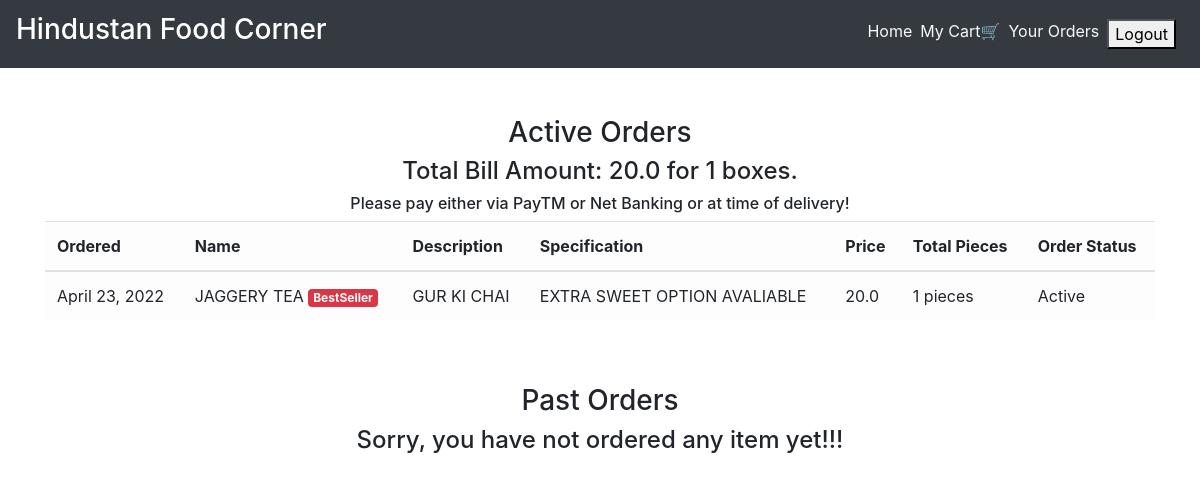
/order_details/ (signed in), run on the app's committed database.
### main/models.py (models this page shows, shortened)
class CartItems(models.Model):
    ORDER_STATUS = (
        ('Active', 'Active'),
        ('Delivered', 'Delivered')
    )
    user = models.ForeignKey(User, on_delete=models.CASCADE)
    item = models.ForeignKey(Item, on_delete=models.CASCADE)
    ordered = models.BooleanField(default=False)
    quantity = models.IntegerField(default=1)
    ordered_date = models.DateField(default=timezone.now)
    status = models.CharField(max_length=20, choices=ORDER_STATUS, default='Active')
    delivery_date = models.DateField(default=timezone.now)
    class Meta:
        verbose_name = 'Cart Item'
        verbose_name_plural = 'Cart Items'

class Item(models.Model):
    LABELS = (
        ('BestSeller', 'BestSeller'),
        ('New', 'New'),
        ('Spicy🔥', 'Spicy🔥'),
    )
    LABEL_COLOUR = (
        ('danger', 'danger'),
        ('success', 'success'),
        ('primary', 'primary'),
        ('info', 'info')
    )
    title = models.CharField(max_length=150)
    description = models.CharField(max_length=250,blank=True)
    price = models.FloatField()
    pieces = models.IntegerField(default=6)
    instructions = models.CharField(max_length=250,default="Jain Option Available")
    image = models.ImageField(default='default.png', upload_to='images/')
    labels = models.CharField(max_length=25, choices=LABELS, blank=True)
    label_colour = models.CharField(max_length=15, choices=LABEL_COLOUR, blank=True)
    slug = models.SlugField(default="sushi_name")
    created_by = models.ForeignKey(User, on_delete=models.CASCADE)

### main/views.py (the view)
# urls.py: path('order_details/', views.order_details, name='order_details'),
@login_required
def order_details(request):
    items = CartItems.objects.filter(user=request.user, ordered=True,status="Active").order_by('-ordered_date')
    cart_items = CartItems.objects.filter(user=request.user, ordered=True,status="Delivered").order_by('-ordered_date')
    bill = items.aggregate(Sum('item__price'))
    number = items.aggregate(Sum('quantity'))
    pieces = items.aggregate(Sum('item__pieces'))
    total = bill.get("item__price__sum")
    count = number.get("quantity__sum")
    total_pieces = pieces.get("item__pieces__sum")
    context = {
        'items':items,
        'cart_items':cart_items,
        'total': total,
        'count': count,
        'total_pieces': total_pieces
    }
    return render(request, 'main/order_details.html', context)

### main/templatetags/get_group.py (called while the page is built)
@register.filter(name='has_group')
def has_group(user, group_name):
    return user.groups.filter(name=group_name).exists()

### main/templates/main/order_details.html
{% extends "main/layout.html" %}
{% block content %}
<div class="cart">
    <div class="container">
        <div class="row">
            <div class="col-sm-12 mt-5">
                <h3 class="text-center">Active Orders</h3>
                {% if items %}
                <h4 class="text-center">Total Bill Amount: {{total}} for {{ count }} boxes.</h4>
                <h6 class="text-center">Please pay either via PayTM or Net Banking or at time of delivery!</h6>
                <div class="table-responsive">
                    <table class="table table-light">
                        <thead>
                        <tr>
                            <th scope="col">Ordered</th>
                            <th scope="col">Name</th>
                            <th scope="col">Description</th>
                            <th scope="col">Specification</th>
                            <th scope="col">Price</th>
                            <th scope="col">Total Pieces</th>
                            <th scope="col">Order Status</th>
                        </tr>
                        </thead>
                        <tbody>
                            {% for item_active in items %}
                        <tr>
                            <td>{{ item_active.ordered_date }}</td>
                            <td>{{ item_active.item.title }} <span class="badge badge-{{ item_active.item.label_colour }}">{{ item_active.item.labels }}</span></td>
                            <td>{{ item_active.item.description }}</td>
                            <td>{{ item_active.item.instructions }}</td>
                            <td>{{ item_active.item.price }}</td>
                            <td>{{ item_active.item.pieces }} pieces</td>
                            <td>{{ item_active.status }}</td>
                        </tr>
                            {% endfor %}
                        </tbody>
                    </table>
                </div>
                {% else %}
                <h4 class="text-center">Sorry, you have not ordered any item yet!!!</h4>
                {% endif %}
            </div>
        </div>
        <div class="row">
            <div class="col-sm-12 mt-5">
                <h3 class="text-center">Past Orders</h3>
                {% if cart_items %}
                <div class="table-responsive">
                    <table class="table table-light">
                        <thead>
                        <tr>
                            <th scope="col">Ordered</th>
                            <th scope="col">Name</th>
                            <th scope="col">Description</th>
                            <th scope="col">Specification</th>
                            <th scope="col">Price</th>
                            <th scope="col">Total Pieces</th>
                            <th scope="col">Order Status</th>
                            <th scope="col">Delivery Date</th>
                        </tr>
                        </thead>
                        <tbody>
                            {% for cart in cart_items %}
                        <tr>
                            <td>{{ cart.ordered_date }}</td>
                            <td>{{ cart.item.title }} <span class="badge badge-{{ cart.item.label_colour }}">{{ cart.item.labels }}</span></td>
                            <td>{{ cart.item.description }}</td>
                            <td>{{ cart.item.instructions }}</td>
                            <td>{{ cart.item.price }}</td>
                            <td>{{ cart.item.pieces }} pieces</td>
                            <td>{{ cart.status }}</td>
                            <td>{{ cart.delivery_date }}</td>
                        </tr>
                            {% endfor %}
                        </tbody>
                    </table>
                </div>
                {% else %}
                <h4 class="text-center">Sorry, you have not ordered any item yet!!!</h4>
                {% endif %}
            </div>
        </div>
    </div>
</div>
{% endblock content %}

### data on the page
CartItems: ordered_date "April 23, 2022", item "JAGGERY TEA", item.labels "BestSeller", item.description "GUR KI CHAI", item.instructions "EXTRA SWEET OPTION AVALIABLE", item.price "20.0", item.pieces "1", status "Active"

### other printed values
{{ total }} "20.0"
{{ count }} "1"
